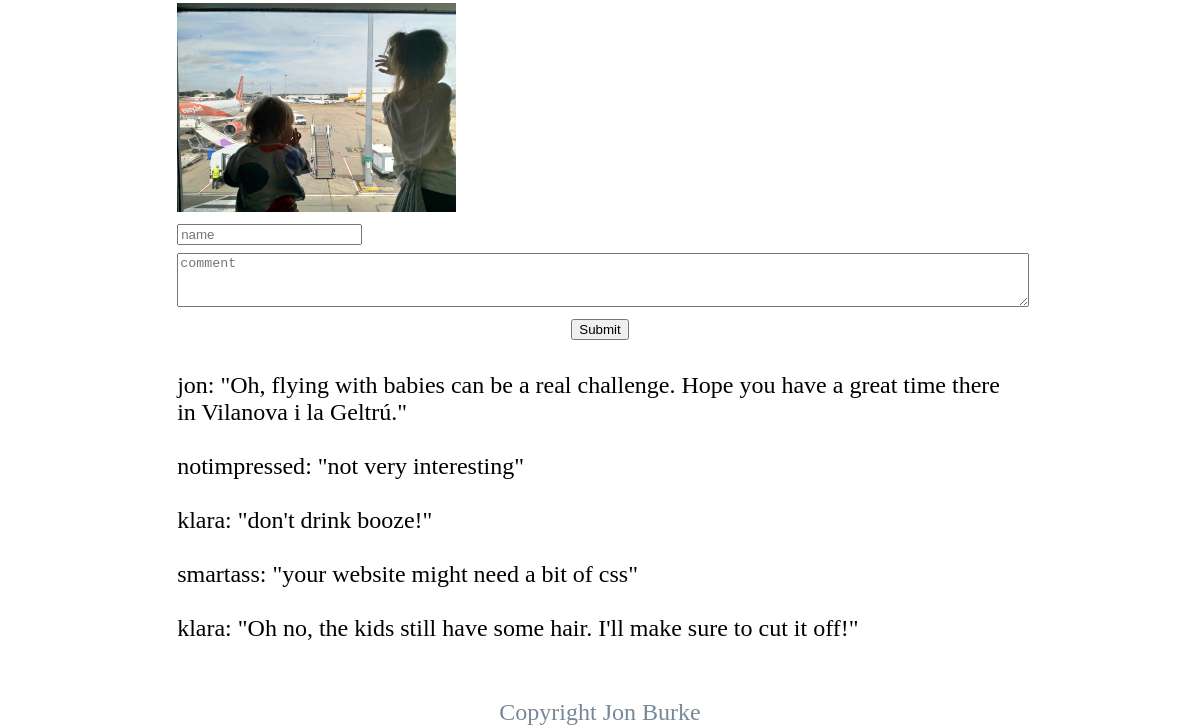
/post/1/ (lower part), run on an earlier commit of the app's database.
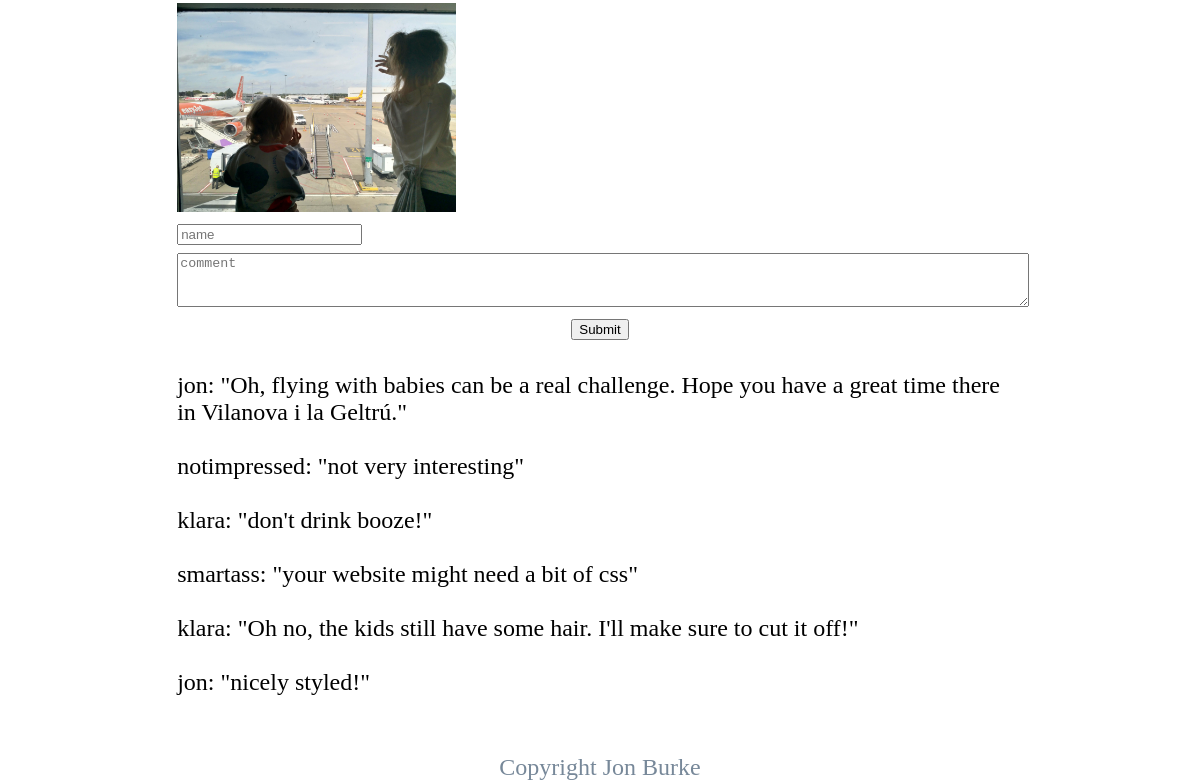
And on a later commit of the database.
### blog/models.py (models this page shows, shortened)
class Post(models.Model):
    created = models.DateTimeField(auto_now_add=True)
    last_modified = models.DateTimeField(auto_now = True)
    title = models.CharField(max_length=200)
    author = models.ForeignKey('auth.User', on_delete=models.CASCADE)
    body = models.TextField()
    preheader = models.TextField()
    post_image_1 = models.ImageField(blank=True, null=True)
    post_image_2 = models.ImageField(blank=True, null=True)
    post_image_3 = models.ImageField(blank=True, null=True)
    post_image_4 = models.ImageField(blank=True, null=True)
    post_image_5 = models.ImageField(blank=True, null=True)
    post_image_6 = models.ImageField(blank=True, null=True)
    post_image_7 = models.ImageField(blank=True, null=True)

class Comment(models.Model):
    created = models.DateTimeField(auto_now_add=True)
    last_modified = models.DateTimeField(auto_now = True)
    name = models.CharField(max_length=50)
    comment = models.TextField()
    related_post = models.ForeignKey(Post, on_delete=models.CASCADE, related_name='comments')

### blog/views.py (the view, shortened to what this page needs)
# urls.py: path('post/<int:pk>/', BlogDetailView.as_view(), name="post_detail"),
class BlogDetailView(FormMixin, DetailView):
    model = Post
    template_name = 'post_detail.html'
    form_class = CommentForm
    def get_context_data(self, **kwargs):
        kwargs = self.kwargs
        context = super().get_context_data(**kwargs)
        thispost = Post.objects.get(id=kwargs.get('pk'))
        thispostscomments = thispost.comments.all()
        context['comments'] = thispostscomments
        return context

### blog/forms.py
class CommentForm(forms.ModelForm):
    name = forms.CharField(widget=forms.TextInput(attrs={'class': 'form-name', 'placeholder': 'name'}), label='')
    comment = forms.CharField(widget=forms.Textarea(attrs={'class': 'form-comment', 'placeholder': 'comment'}), label='')
    class Meta:
        model = Comment
        fields = ('name', 'comment',)

### templates/post_detail.html (shortened to what this page needs)
{% extends 'base.html' %}
{% block content %}
<div class="post-entry">
    <img src="{{ post.post_image_1.url }}" alt="post_image_1" style="max-width: 33%;">
</div>
<div>
    <form action="" method="post">
        {{ form }}
        <div class="form-button">
            <button type="submit" >Submit</button>
        </div>
    </form>
</div>
<div>
    {% for comment in comments %}
        {{comment.name}}: "{{ comment.comment }}"<br><br>
    {% endfor %}
</div>
{% endblock content %}

### templates/base.html (shortened to what this page needs)
{% load static %}
<!DOCTYPE html>
<html>
    <head>
        <link rel="stylesheet" href="{% static 'css/base.css' %}">
    </head>
    <body>
        <div class="post-area">
            {% block content %}
            {% endblock content %}
        </div>
        <footer>
            Copyright Jon Burke
        </footer>
    </body>
</html>

### static/css/base.css (style rules this page uses)
body { display: grid; grid-template-columns: 1fr 4fr 1fr 1fr; grid-template-rows: 150px 1fr 5%; min-height: 100vh; font-size: 18pt; font-family: 'Cormorant Garamond', serif; font-weight: 400; color: black; }
.post-area { grid-column-start: 2; grid-row-start: 2; grid-column-end: 4; }
footer { grid-column-start: 1; grid-row-start: 3; grid-column-end: 5; margin: auto; color: lightslategrey; }
.form-comment { margin-top: 0.5rem; width: 100%; height: 3rem; }
.form-button { text-align: center; margin-bottom: 2rem; }

What changed in the data, as far as the page shows it:
added Comment: name "jon", comment "nicely styled!"
